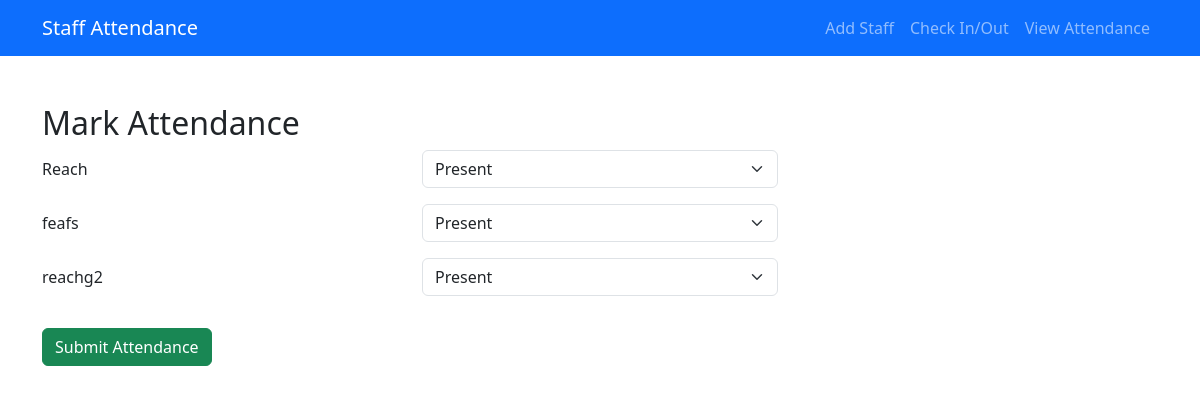
The app's page /mark_attendance with its own data.
### tables this page shows
CREATE TABLE staff (
            id INTEGER PRIMARY KEY AUTOINCREMENT,
            name TEXT NOT NULL,
            start_time TEXT,
            end_time TEXT,
            active INTEGER DEFAULT 1
        );

### app.py (the view, shortened to what this page needs)
@app.route('/mark_attendance', methods=['GET', 'POST'])
def mark_attendance():
    conn = get_db()
    cursor = conn.cursor()
    cursor.execute("SELECT id, name FROM staff ORDER BY name")
    staff = cursor.fetchall()
    return render_template('mark_attendance.html', staff=staff)

### app.py (called while the page is built)
def get_db_connection():
    conn = sqlite3.connect(DATABASE)
    conn.row_factory = sqlite3.Row
    return conn

def get_db():
    return get_db_connection()

### templates/mark_attendance.html (shortened to what this page needs)
{% include 'layout.html' %}
<div class="container mt-5">
    <h2>Mark Attendance</h2>
    <form method="POST">
        {% for s in staff %}
            <div class="mb-3 row align-items-center">
                <label class="col-sm-4 col-form-label">{{ s[1] }}</label>
                <div class="col-sm-4">
                    <select class="form-select" name="{{ s[0] }}">
                        <option value="Present">Present</option>
                    </select>
                </div>
            </div>
        {% endfor %}
        <button type="submit" class="btn btn-success mt-3">Submit Attendance</button>
    </form>
</div>

### records on screen
staff: name "Reach", id "Present"
staff: name "feafs", id "Present"
staff: name "reachg2", id "Present"
